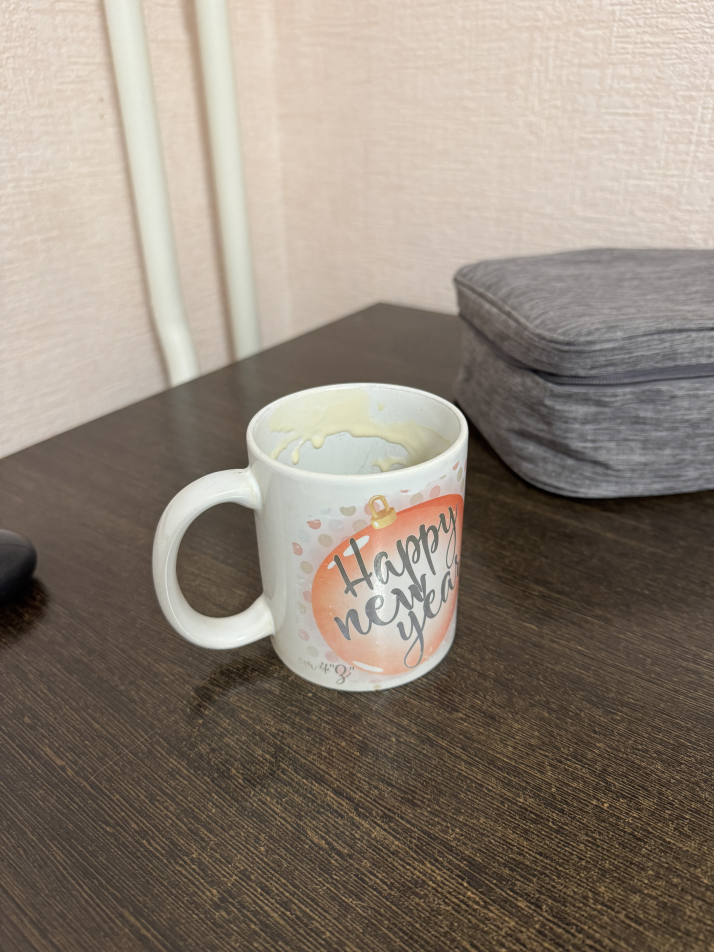
#> input picture ex5ex8ex9/src1.JPG, 4284 x 5712 px, found by its file name (shown at 1/6 size)
$ python 589.py
#> lines starting #> are read from the running program, lines starting #| are printed output that depends on the picture
import cv2 as cv
import numpy as np

src1 = cv.imread('src1.jpg')
#> src1 is the input picture: shape (5712, 4284, 3); mean B, G, R 120.4, 132.5, 143.7
src2 = cv.imread('src2.jpg')
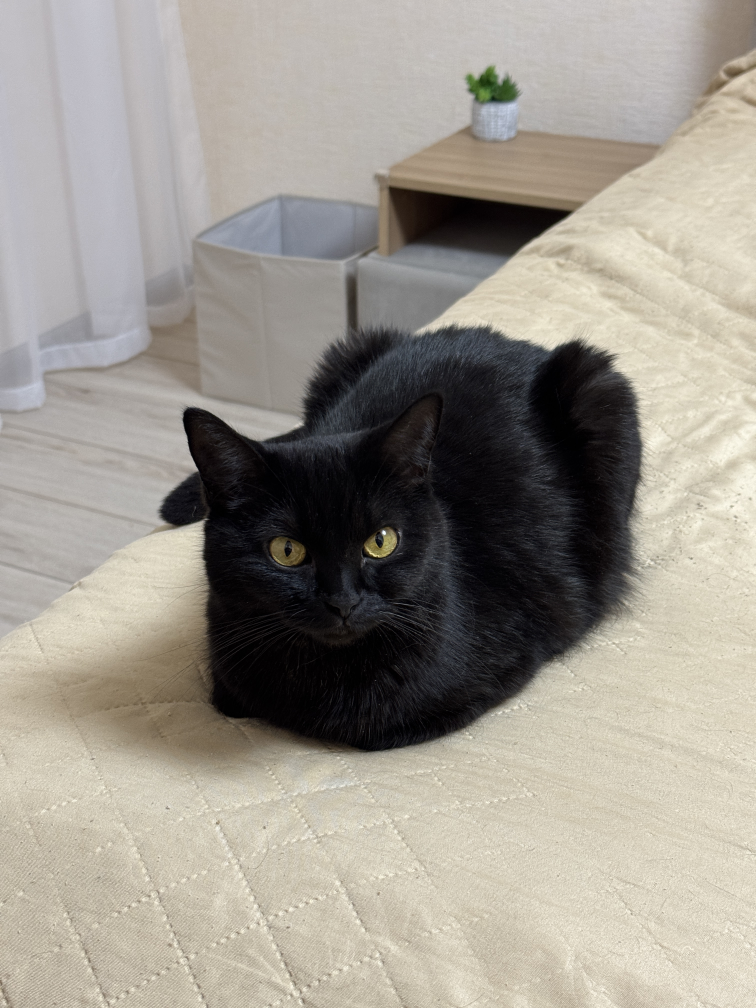
#> input picture ex4/src2.JPG, 3024 x 4032 px, found by its file name (shown at 1/4 size)
#> src2 is the input picture: shape (4032, 3024, 3); mean B, G, R 142.5, 151.6, 156.8


grayscale_src1 = cv.cvtColor(src1, cv.COLOR_BGR2GRAY)
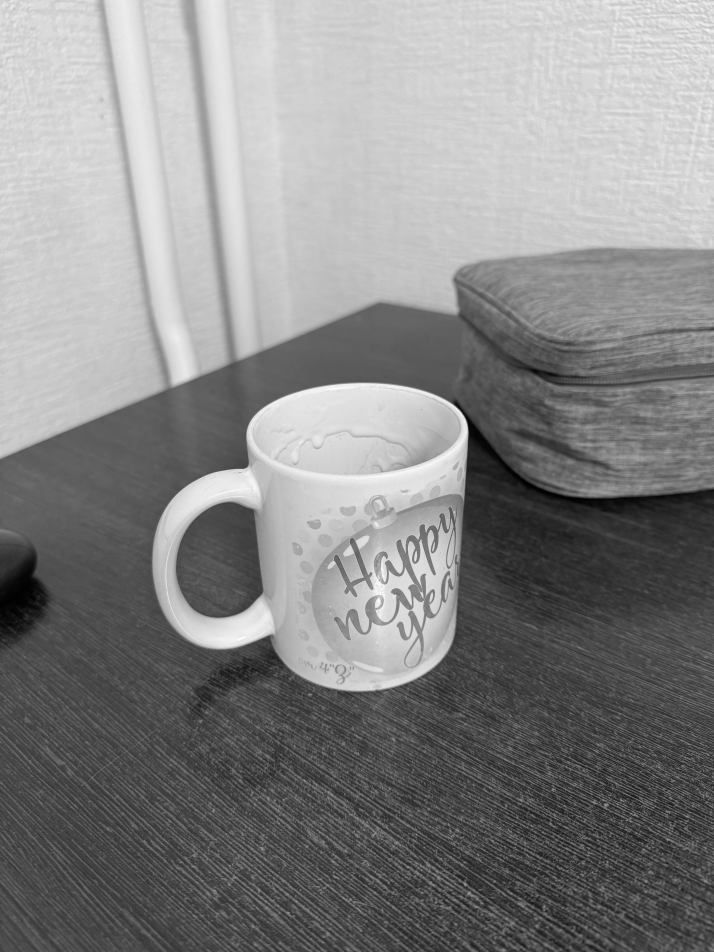
#> grayscale_src1: shape (5712, 4284) (shown at 1/6 size); min 0, max 254, mean 134.5
grayscale_src2 = cv.cvtColor(src2, cv.COLOR_BGR2GRAY)
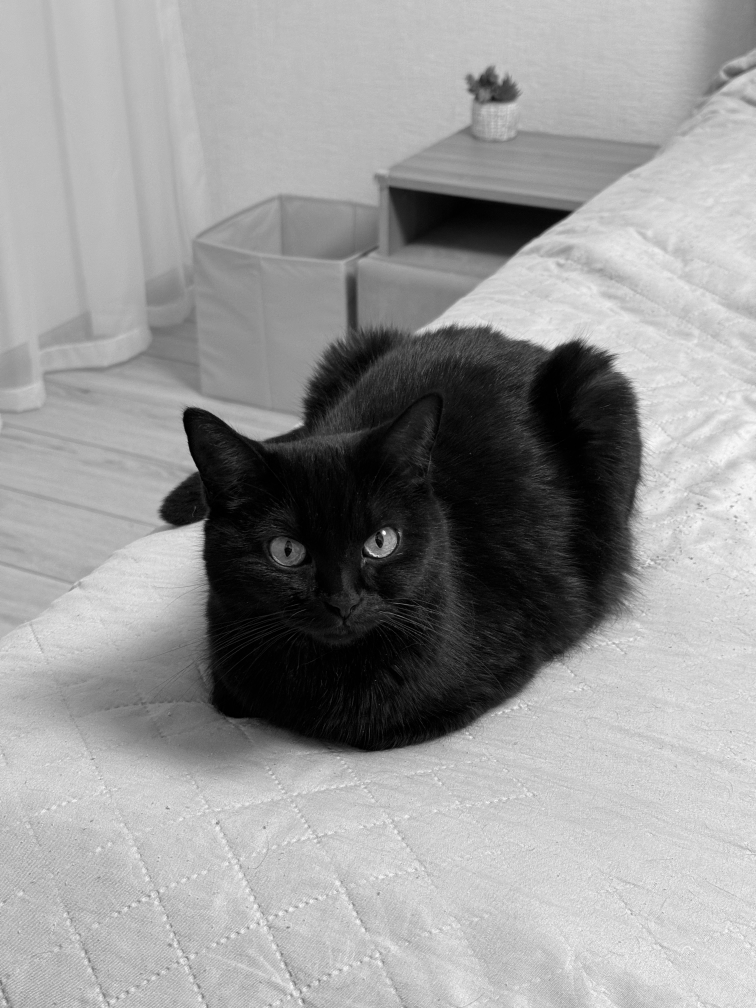
#> grayscale_src2: shape (4032, 3024) (shown at 1/4 size); min 0, max 254, mean 152.1

# cv.imshow("grayscale_src1", grayscale_src1)
# cv.imshow("grayscale_src2", grayscale_src2)
#
# cv.waitKey(0)
# cv.destroyAllWindows()


# 5

# a
#> (the run stopped early here; a loop or call above may not have finished)
